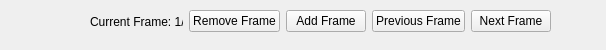
<?xml version="1.0" encoding="UTF-8"?>
<ui version="4.0">
 <class>FrameViewer</class>
 <widget class="QWidget" name="FrameViewer">
  <property name="geometry">
   <rect>
    <x>0</x>
    <y>0</y>
    <width>606</width>
    <height>50</height>
   </rect>
  </property>
  <property name="minimumSize">
   <size>
    <width>50</width>
    <height>50</height>
   </size>
  </property>
  <property name="windowTitle">
   <string>Form</string>
  </property>
  <widget class="QWidget" name="layoutWidget">
   <property name="geometry">
    <rect>
     <x>90</x>
     <y>10</y>
     <width>461</width>
     <height>23</height>
    </rect>
   </property>
   <layout class="QHBoxLayout" name="horizontalLayout">
    <item>
     <widget class="QLabel" name="label">
      <property name="text">
       <string>Current Frame: 1/1</string>
      </property>
     </widget>
    </item>
    <item>
     <widget class="QPushButton" name="removeFrame">
      <property name="text">
       <string>Remove Frame</string>
      </property>
     </widget>
    </item>
    <item>
     <widget class="QPushButton" name="addFrame">
      <property name="text">
       <string>Add Frame</string>
      </property>
     </widget>
    </item>
    <item>
     <widget class="QPushButton" name="arrowLeft">
      <property name="text">
       <string>Previous Frame</string>
      </property>
     </widget>
    </item>
    <item>
     <widget class="QPushButton" name="arrowRight">
      <property name="text">
       <string>Next Frame</string>
      </property>
     </widget>
    </item>
   </layout>
  </widget>
 </widget>
 <resources/>
 <connections/>
</ui>
